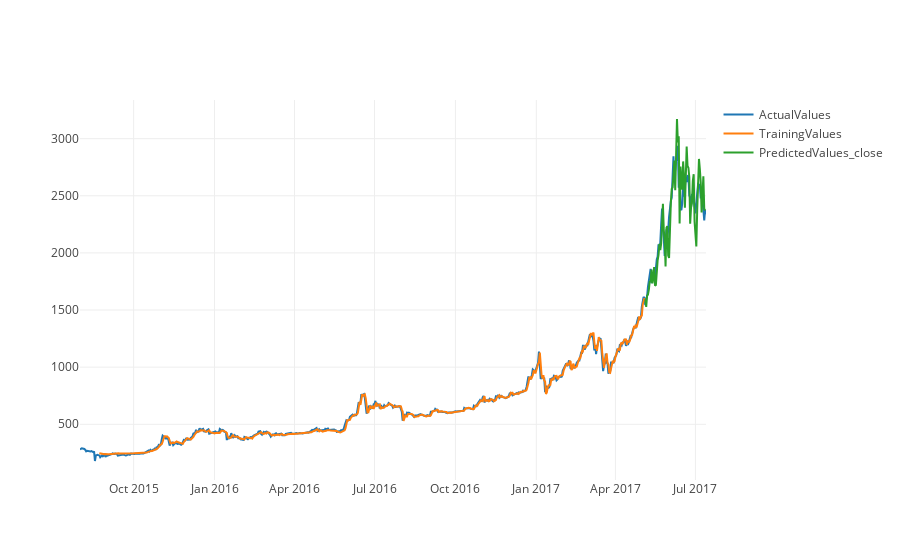
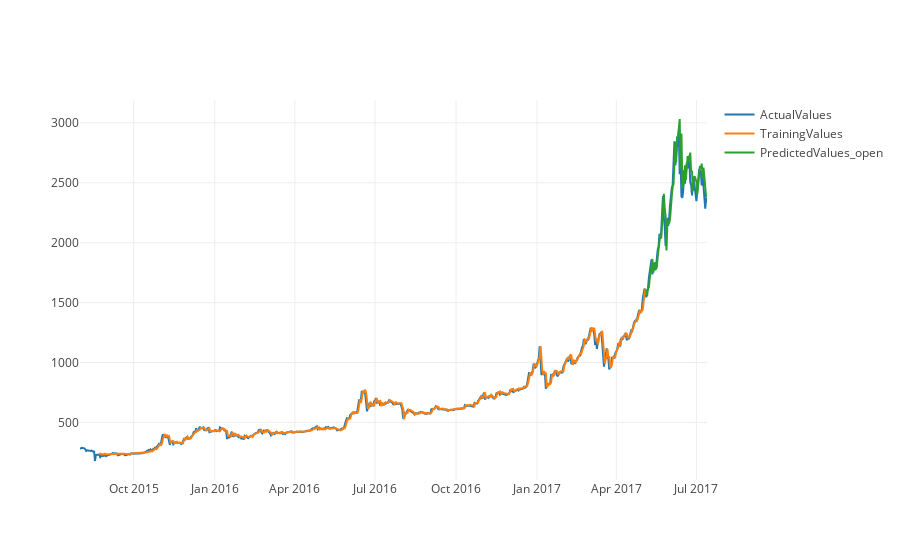
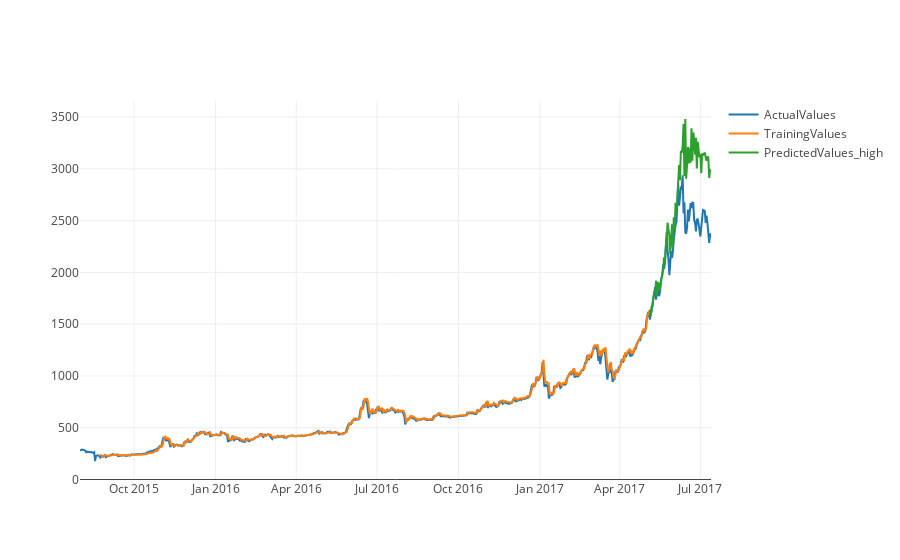
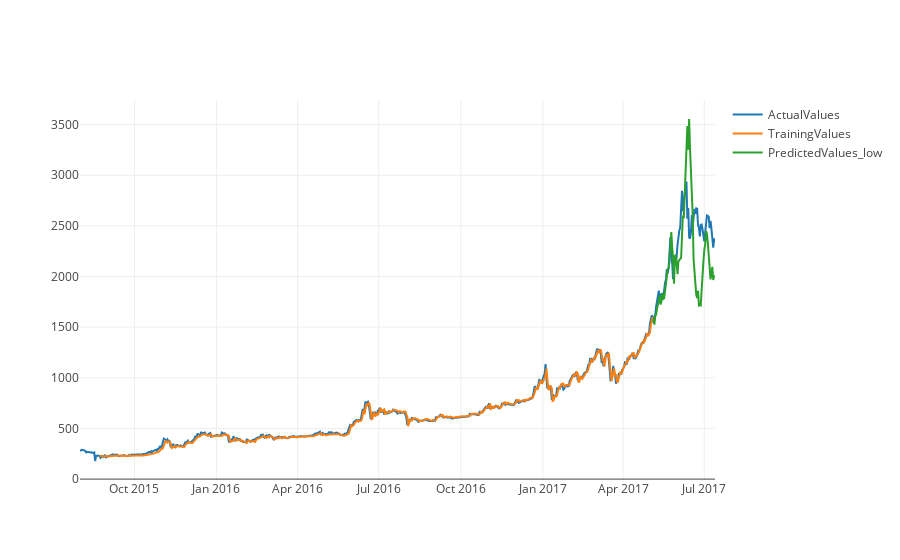

Notebook source saved alongside these figures, in order:
### Code cell
# Предсказываем стоимость с учетом новых поправок

makePrediction(X_train_Close, y_train_Close, X_test_Close, y_test_Close, model_Close,'close', df)

makePrediction(X_train_Open, y_train_Open, X_test_Open, y_test_Open, model_Open,'open', df)

makePrediction(X_train_High, y_train_High, X_test_High, y_test_High, model_High,'high', df)

makePrediction(X_train_Low, y_train_Low, X_test_Low, y_test_Low, model_Low,'low', df)

### Figure 1 — Plotly figure (JSON) as saved in the notebook; plotly's stock layout.template omitted (floating-point values rounded to 4 significant figures; data arrays with more than 128 entries replaced by an {"elided": "..."} marker saying what was removed)
{"data": [{"name": "ActualValues", "type": "scatter", "x": {"elided": "713 str values"}, "y": {"elided": "713 float values"}}, {"name": "TrainingValues", "type": "scatter", "x": {"elided": "713 str values"}, "y": {"elided": "713 float values"}}, {"name": "PredictedValues_close", "type": "scatter", "x": {"elided": "713 str values"}, "y": {"elided": "713 float values"}}], "layout": {}}

### Figure 2 — Plotly figure (JSON) as saved in the notebook; plotly's stock layout.template omitted (floating-point values rounded to 4 significant figures; data arrays with more than 128 entries replaced by an {"elided": "..."} marker saying what was removed)
{"data": [{"name": "ActualValues", "type": "scatter", "x": {"elided": "713 str values"}, "y": {"elided": "713 float values"}}, {"name": "TrainingValues", "type": "scatter", "x": {"elided": "713 str values"}, "y": {"elided": "713 float values"}}, {"name": "PredictedValues_open", "type": "scatter", "x": {"elided": "713 str values"}, "y": {"elided": "713 float values"}}], "layout": {}}

### Figure 3 — Plotly figure (JSON) as saved in the notebook; plotly's stock layout.template omitted (floating-point values rounded to 4 significant figures; data arrays with more than 128 entries replaced by an {"elided": "..."} marker saying what was removed)
{"data": [{"name": "ActualValues", "type": "scatter", "x": {"elided": "713 str values"}, "y": {"elided": "713 float values"}}, {"name": "TrainingValues", "type": "scatter", "x": {"elided": "713 str values"}, "y": {"elided": "713 float values"}}, {"name": "PredictedValues_high", "type": "scatter", "x": {"elided": "713 str values"}, "y": {"elided": "713 float values"}}], "layout": {}}

### Figure 4 — Plotly figure (JSON) as saved in the notebook; plotly's stock layout.template omitted (floating-point values rounded to 4 significant figures; data arrays with more than 128 entries replaced by an {"elided": "..."} marker saying what was removed)
{"data": [{"name": "ActualValues", "type": "scatter", "x": {"elided": "713 str values"}, "y": {"elided": "713 float values"}}, {"name": "TrainingValues", "type": "scatter", "x": {"elided": "713 str values"}, "y": {"elided": "713 float values"}}, {"name": "PredictedValues_low", "type": "scatter", "x": {"elided": "713 str values"}, "y": {"elided": "713 float values"}}], "layout": {}}
